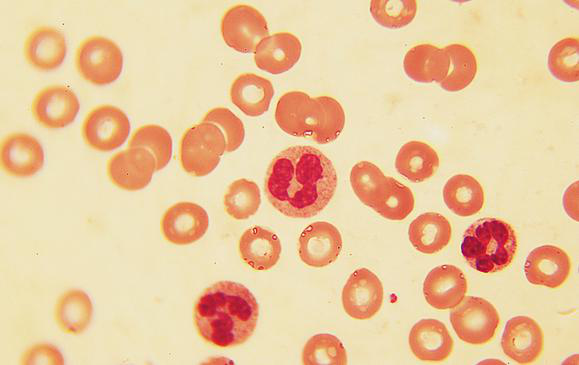
#> input picture lesson11/1.png, 579 x 365 px
$ python Granule.py   (older library calls are emulated)
#> lines starting #> are read from the running program, lines starting #| are printed output that depends on the picture; after the words box and inside, x2 and y2 are one past the last pixel; in counts of white or black regions, pixels touching at a corner belong together
### lesson11/Analysis.py
from moudle import *
def show_analysis(img1):
#    img1=imread('1.png',True)
#    edge=sobel(img1.astype(np.int))
    #阈值操作
    lst=np.array([1]*200+[0]*55)
    img1=lst[img1.astype(np.int32)]
#> img1: shape (365, 579) int64; values 0 (black) and 1 (white), 26.8% white; 59 white regions (20 under 20 px), largest, box (x1, y1, x2, y2) and area: (264, 146, 337, 218) 4059, (194, 280, 259, 347) 3395, (221, 5, 302, 74) 3088
    #填充洞
    binary_fill_holes(img1,output=img1)
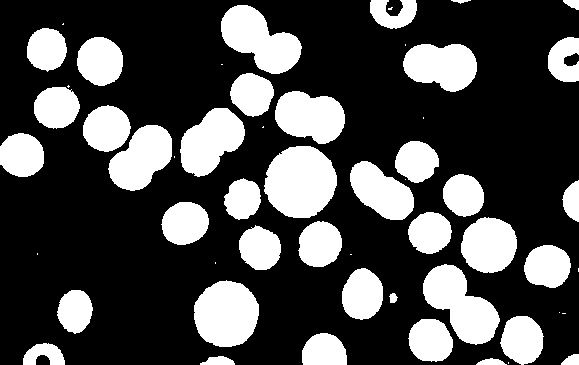
#> img1: shape (365, 579) int64; values 0 (black) and 1 (white), 29.3% white; 55 white regions (16 under 20 px)

    #标记并面积过滤
    img2=img1
    label(img1,generate_binary_structure(2, 1),output=img2)
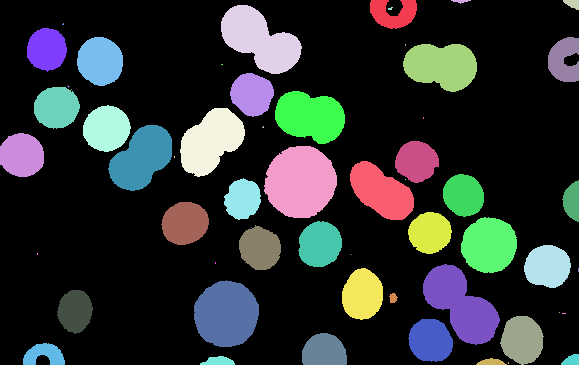
#> img1: shape (365, 579) int64; 58 distinct labels, from 0 to 57; one colour per label, 0 black
    ls= regionprops(img2)
#> ls = 57 regions; largest, box (x1, y1, x2, y2) and area: (264, 146, 337, 218) 4062, (423, 264, 500, 345) 3395, (194, 280, 259, 347) 3395, (221, 5, 302, 74) 3249, (180, 108, 245, 177) 2893
    lst=np.array([0]*(len(ls)+1))
#> lst = 58 values from 0 to 0
    #面积以及偏心率过滤
    for i in ls:
        if i.area<1200: lst[i.label]=0
        else: lst[i.label]=i.label
#> this loop made 57 passes
#> after the loop, lst = 58 values, max 51 at index 51, min 0 at index 0, mean 12.05
    img1=lst[img2.astype(np.int32)]
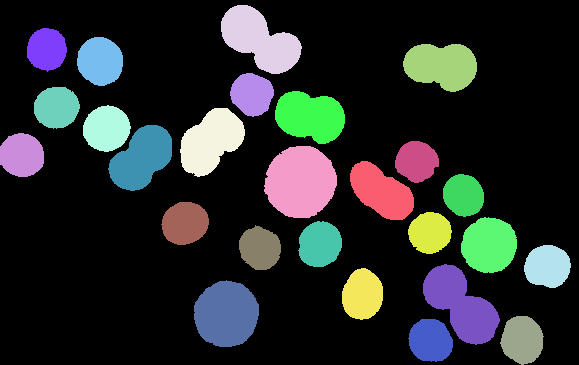
#> img1: shape (365, 579) int64; 27 distinct labels, from 0 to 51; one colour per label, 0 black
    #去除了后label还是不变，重新label
    label(img1,generate_binary_structure(2, 1),output=img2)
    return img2
# [10 lines that do not run on import are left out]

### lesson11/Granule.py
# -*- coding: utf-8 -*-
"""
Created on Thu Jan 25 23:59:37 2018

@author: liu
"""
from moudle import *
from Analysis import show_analysis
from scipy.ndimage import standard_deviation
def show_Granule():
    img1=imread('1.png',True)
    img_gray=img1
    img2 =np.zeros_like(img1).astype(np.int16)
    img2=show_analysis(img1)
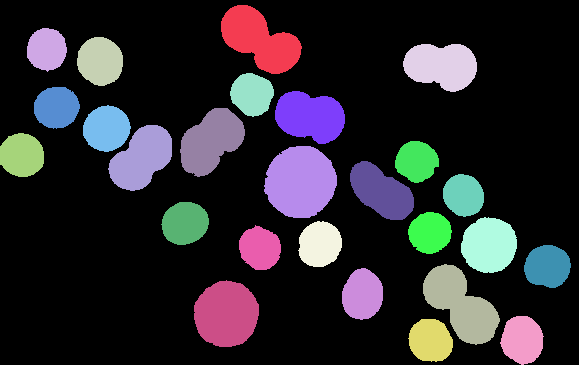
#> img2: shape (365, 579) int64; 27 distinct labels, from 0 to 26; one colour per label, 0 black

    ls= regionprops(img2)
#> ls = 26 regions; largest, box (x1, y1, x2, y2) and area: (264, 146, 337, 218) 4062, (423, 264, 500, 345) 3395, (194, 280, 259, 347) 3395, (221, 5, 302, 74) 3249, (180, 108, 245, 177) 2893
    #偏心率过滤
    lst=np.array([0]*(len(ls)+1))
#> lst = 27 values from 0 to 0
    #面积以及偏心率过滤
    for i in ls:
#        print(i.eccentricity)
        if i.eccentricity>0.7:
            lst[i.label]=0
        else:
            lst[i.label]=i.label
#> this loop made 26 passes
#> after the loop, lst = 27 values, max 26 at index 26, min 0 at index 0, mean 10.52
    img1=lst[img2.astype(np.int32)]
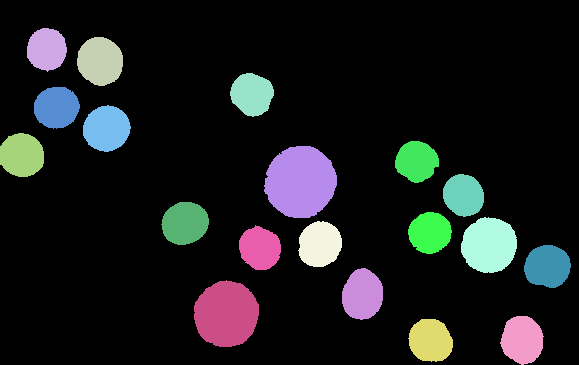
#> img1: shape (365, 579) int64; 20 distinct labels, from 0 to 26; one colour per label, 0 black
    img_temp=img1

    #去除了后label变化，重新label
    label(img1,generate_binary_structure(2, 2),output=img2)
    ls= regionprops(img2)
#> ls = 19 regions; largest, box (x1, y1, x2, y2) and area: (264, 146, 337, 218) 4062, (194, 280, 259, 347) 3395, (461, 217, 517, 273) 2448, (77, 37, 123, 86) 1763, (83, 105, 131, 152) 1700
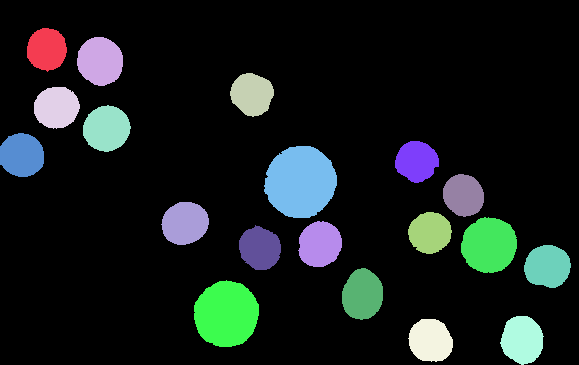
#> img2: shape (365, 579) int64; 20 distinct labels, from 0 to 19; one colour per label, 0 black
    index = range(0,len(ls))
    std=list(standard_deviation(img_gray,img2,index))
#> std = [23.84, 15.48, 15.18, 25.78, 19.17, 22.03, 17.94, 22.18, 38.21, 25.2, 23.47, 27.25, 39.92, 27.49, 29.08, 26.5, 22.27, 37.82, 21.63]

#标准差区分是否带核
    lst=np.array([0]*255)
    for i in std:
        if i>30 : lst[std.index(i)]=255
#> this loop made 19 passes
#> i on passes 1 to 12: 23.84, 15.48, 15.18, 25.78, 19.17, 22.03, 17.94, 22.18, 38.21, 25.2, 23.47, 27.25
#> after the loop, lst = 255 values, max 255 at index 8, min 0 at index 0, mean 3
    img1=lst[img2.astype(np.int32)]
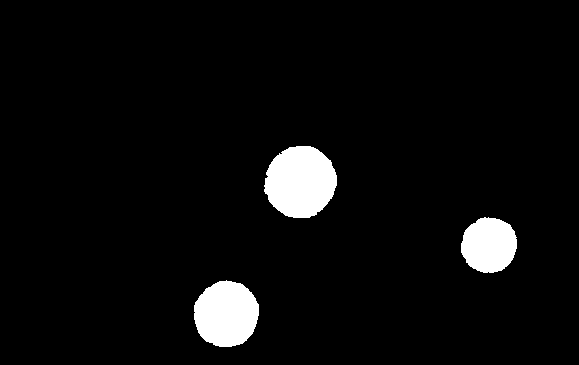
#> img1: shape (365, 579) int64; 4.7% white; 3 white regions, box (x1, y1, x2, y2) and area: (264, 146, 337, 218) 4062, (194, 280, 259, 347) 3395, (461, 217, 517, 273) 2448
    plt.subplot(121)
    plt.imshow(img2)
    plt.subplot(122)
    plt.imshow(img1)
    plt.show()
if __name__ == "__main__":
    show_Granule()
